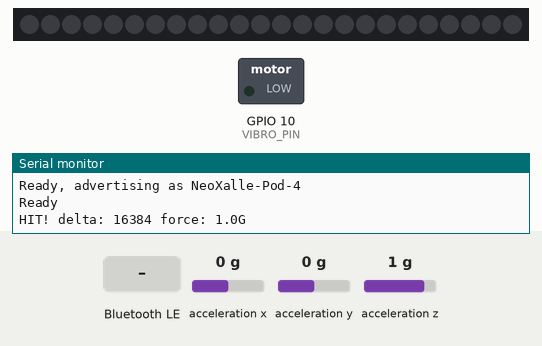
A sketch run on a simulated ESP32-S3. Shown: 24 RGB LEDs in strip order, left to right, switched loads named in the sketch (green lamp = pin HIGH), the last lines printed to the serial monitor. Wiring (inferred from the names in the program): MPU-6050 motion sensor at I2C address 0x68. Inputs (shaded band) come from the test bench; at power-on: acceleration x 0 g, acceleration y 0 g, acceleration z 1 g. Dim RGB values are drawn brighter than linear; nothing arrives over Bluetooth unless stated; a phone connects over Bluetooth LE 3 s after start.

Above: at 2.3 s.
2.4 s: Bluetooth LE write "ON" received
At 3.8 s:
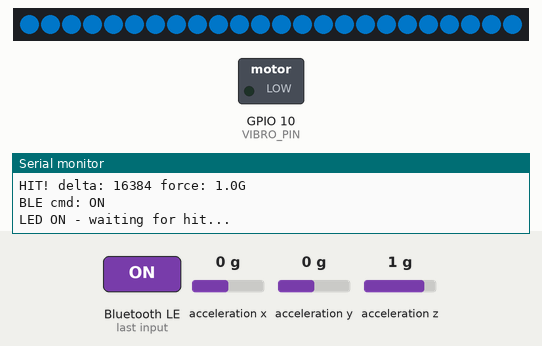
5.4 s: Bluetooth LE write "MOTOR_ON" received
At 6.0 s:
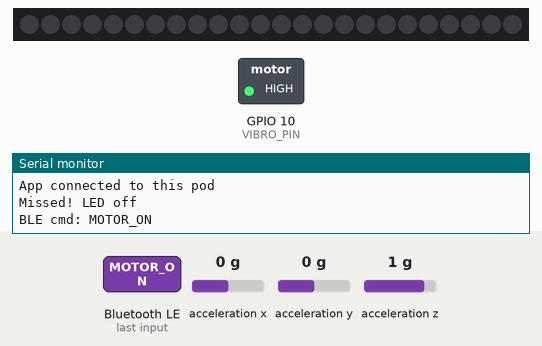
Timing chart, 0 to 8.4 s (numbered marks = the images above; inputs shaded):
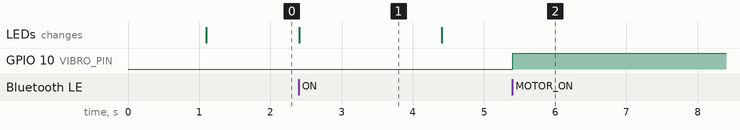

The sketch:

NeoXalle_Slave_Code_MPU6050.ino
```cpp
#include <BLEDevice.h>
#include <BLEServer.h>
#include <BLEUtils.h>
#include <BLE2902.h>
#include <Wire.h>
#include <Adafruit_NeoPixel.h>

#define POD_ID 4

#define VIBRO_PIN 10

#define MPU6050_ADDR 0x68
#define REG_PWR_MGMT_1 0x6B
#define REG_ACCEL_XOUT 0x3B

/*#define SDA_PIN 6
#define SCL_PIN 7
*/ // blue pod

#define SDA_PIN 7
#define SCL_PIN 6

#define LED_PIN 2
#define LED_COUNT 24

#define HIT_THRESHOLD 9000
#define DEBOUNCE_MS 500
#define LED_TIMEOUT 2000

#define SERVICE_UUID "4fafc201-1fb5-459e-8fcc-c5c9c331914b"
#define CMD_CHAR_UUID "beb5483e-36e1-4688-b7f5-ea07361b26a8"
#define NOTIFY_CHAR_UUID "beb5483e-36e1-4688-b7f5-ea07361b26a9"

BLEServer* bleServer = nullptr;
BLECharacteristic* notifyChar = nullptr;
volatile bool deviceConnected = false;

Adafruit_NeoPixel strip(LED_COUNT, LED_PIN, NEO_GRB + NEO_KHZ800);

unsigned long lastHit = 0;
unsigned long ledOnTime = 0;
bool ledActive = false;

void ledOn() {
  for (int i = 0; i < LED_COUNT; i++)
    strip.setPixelColor(i, strip.Color(0, 150, 255));
  strip.show();
  ledOnTime = millis();
  ledActive = true;
  Serial.println("LED ON - waiting for hit...");
}

void ledOff() {
  for (int i = 0; i < LED_COUNT; i++) {
    strip.setPixelColor(i, strip.Color(0, 0, 0));
  }
  strip.show();
  ledActive = false;
}

void readAccel(int16_t &rx, int16_t &ry, int16_t &rz) {
  Wire.beginTransmission(MPU6050_ADDR);
  Wire.write(REG_ACCEL_XOUT);
  Wire.endTransmission(false);
  Wire.requestFrom(MPU6050_ADDR,6);

  rx = (Wire.read() << 8)| (Wire.read());
  ry = (Wire.read() << 8)| (Wire.read());
  rz = (Wire.read() << 8)| (Wire.read());

}

void sendResult(const char*  msg) {
  if (deviceConnected && notifyChar) {
    notifyChar->setValue(msg);
    notifyChar->notify();
  }
}

class ServerCallbacks : public BLEServerCallbacks {
  void onConnect(BLEServer* s) override {
    deviceConnected = true;
    Serial.println("App connected to this pod ");
  }
  void onDisconnect(BLEServer* s) override {
    deviceConnected = false;
    Serial.println("App disconected, re-advertising");
    delay(200);
    bleServer->startAdvertising();
  }
};

class CmdCallbacks : public BLECharacteristicCallbacks {
  void onWrite(BLECharacteristic* c) override {
    String val = String(c->getValue().c_str());
    val.trim();
    Serial.print("BLE cmd: ");
    Serial.println(val);

    if (val == "ON" && !ledActive) {
      ledOn();
    } else if (val == "OFF") {
      ledOff();
    } else if (val == "MOTOR_ON"){
      digitalWrite(VIBRO_PIN,HIGH);
    } else if (val == "MOTOR_OFF") {
      digitalWrite(VIBRO_PIN, LOW);
    }
  }
};

void setup() {
  Serial.begin(115200);
  delay(1000);

  pinMode(VIBRO_PIN, OUTPUT);
  digitalWrite(VIBRO_PIN, LOW);

  Wire.begin(SDA_PIN, SCL_PIN);
  delay(100);

  Wire.beginTransmission(MPU6050_ADDR);
  Wire.write(REG_PWR_MGMT_1);
  Wire.write(0x00);
  Wire.endTransmission();

  strip.begin();
  strip.setBrightness(100);
  strip.show();

  String deviceName = "NeoXalle-Pod-" + String(POD_ID);
  BLEDevice::init(deviceName.c_str());

  bleServer = BLEDevice::createServer();
  bleServer->setCallbacks(new ServerCallbacks());

  BLEService* service = bleServer->createService(SERVICE_UUID);

  BLECharacteristic* cmdChar = service->createCharacteristic(
    CMD_CHAR_UUID, BLECharacteristic::PROPERTY_WRITE);
  cmdChar->setCallbacks(new CmdCallbacks());

  notifyChar = service->createCharacteristic(
    NOTIFY_CHAR_UUID, BLECharacteristic::PROPERTY_NOTIFY);
  notifyChar->addDescriptor(new BLE2902());

  service->start();

  BLEAdvertising* advertising = BLEDevice::getAdvertising();
  advertising->addServiceUUID(SERVICE_UUID);
  advertising->setScanResponse(true);
  advertising->setMinPreferred(0x06);
  advertising->setMinPreferred(0x12);
  BLEDevice::startAdvertising();

  Serial.print("Ready, advertising as ");
  Serial.println(deviceName);

  Serial.println("Ready");
}

void loop() {
  if (ledActive && millis() - ledOnTime > LED_TIMEOUT){
    Serial.println("Missed! LED off");
    sendResult("MISS");
    ledOff();
  }
  int16_t rx, ry, rz;
  readAccel(rx, ry, rz);

  static int16_t prevX = 0, prevY = 0, prevZ = 0;
  static int16_t peakDelta = 0;
  static unsigned long peakTime = 0;
  static bool peakPending = false;

  int16_t dX = abs(rx - prevX);
  int16_t dY = abs(ry - prevY);
  int16_t dZ = abs(rz - prevZ);

  int16_t delta = max({dX, dY, dZ});

  prevX = rx; prevY = ry; prevZ = rz;

  if (delta > HIT_THRESHOLD) {
    if (!peakPending) {
      peakPending = true;
      peakDelta   = delta;
      peakTime    = millis();
    } else if (delta > peakDelta) {
      peakDelta = delta;
    }
  }


  if (peakPending && millis() - peakTime > 150) {
    if (millis() - lastHit > DEBOUNCE_MS) {
      lastHit = millis();
      float gs = peakDelta / 16384.0f;

      Serial.print("HIT! delta: "); Serial.print(peakDelta);
      Serial.print(" force: "); Serial.print(gs, 1); Serial.println("G");

      if (ledActive) {
        int reactionMs = millis() - ledOnTime;
        char result[32];
        snprintf(result, sizeof(result), "HIT:%d:%1f", reactionMs, gs);
        sendResult(result);
        ledOff();
      }
    }
    peakPending = false;
    peakDelta   = 0;
  }

  delay(5);
}
```

Measured:
- after the input at 2.4 s, the LEDs: change at once (image 1)
- after the input at 5.4 s, GPIO 10 (VIBRO_PIN): LOW → HIGH at once
- what the display in image 1 shows lasts 2.0 s, from 2.4 s to 4.4 s
